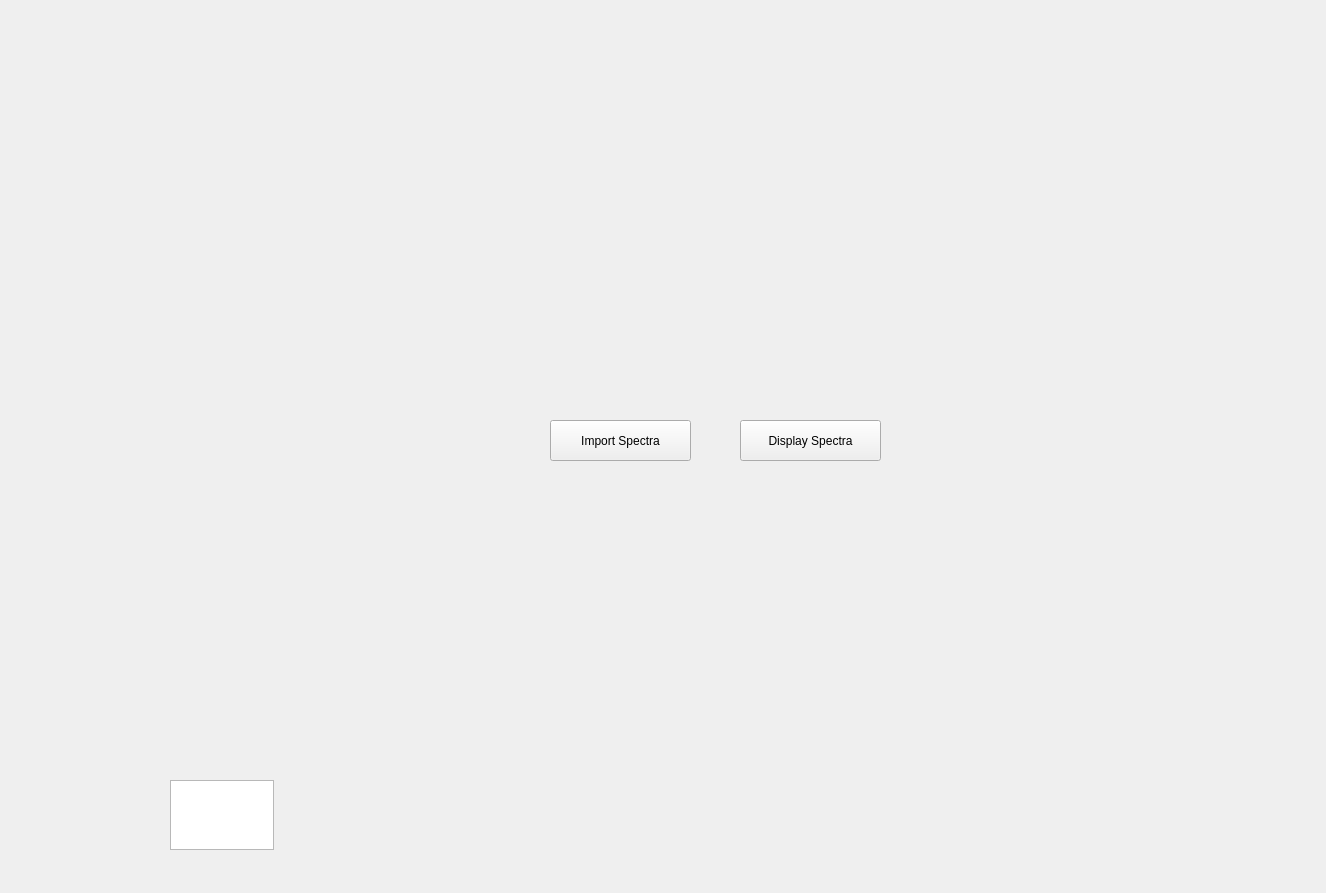
<?xml version="1.0" encoding="UTF-8"?>
<ui version="4.0">
 <class>Form</class>
 <widget class="QWidget" name="Form">
  <property name="geometry">
   <rect>
    <x>0</x>
    <y>0</y>
    <width>1326</width>
    <height>893</height>
   </rect>
  </property>
  <property name="windowTitle">
   <string>Form</string>
  </property>
  <widget class="QWidget" name="verticalLayoutWidget">
   <property name="geometry">
    <rect>
     <x>50</x>
     <y>20</y>
     <width>391</width>
     <height>731</height>
    </rect>
   </property>
   <layout class="QVBoxLayout" name="curves_layout"/>
  </widget>
  <widget class="QWidget" name="verticalLayoutWidget_2">
   <property name="geometry">
    <rect>
     <x>550</x>
     <y>20</y>
     <width>441</width>
     <height>371</height>
    </rect>
   </property>
   <layout class="QVBoxLayout" name="solutions_layout"/>
  </widget>
  <widget class="QPushButton" name="pushButton_import_spectra">
   <property name="geometry">
    <rect>
     <x>550</x>
     <y>420</y>
     <width>141</width>
     <height>41</height>
    </rect>
   </property>
   <property name="text">
    <string>Import Spectra</string>
   </property>
  </widget>
  <widget class="QPlainTextEdit" name="filter_text">
   <property name="geometry">
    <rect>
     <x>170</x>
     <y>780</y>
     <width>104</width>
     <height>70</height>
    </rect>
   </property>
  </widget>
  <widget class="QWidget" name="verticalLayoutWidget_3">
   <property name="geometry">
    <rect>
     <x>530</x>
     <y>510</y>
     <width>521</width>
     <height>351</height>
    </rect>
   </property>
   <layout class="QVBoxLayout" name="table_layout"/>
  </widget>
  <widget class="QPushButton" name="pushButton_display_spectra">
   <property name="geometry">
    <rect>
     <x>740</x>
     <y>420</y>
     <width>141</width>
     <height>41</height>
    </rect>
   </property>
   <property name="text">
    <string>Display Spectra</string>
   </property>
  </widget>
 </widget>
 <resources/>
 <connections/>
</ui>
